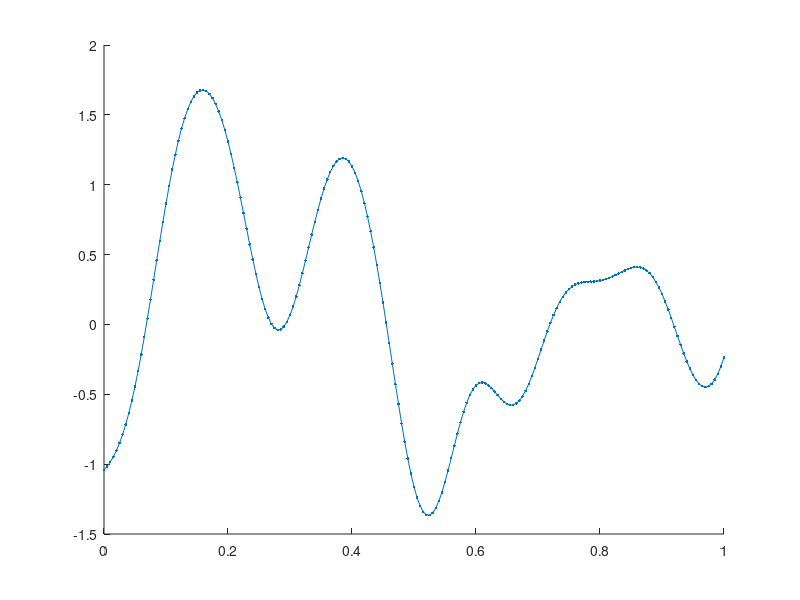

This chart was generated by the following MATLAB code:
kernel = 1
switch kernel
    case 1; k = @(x,y) exp(-100*(x-y)'*(x-y));
end

x = 0:0.005:1;
n = length(x);

c = zeros(n,n);
for i = 1:n
    for j = 1:n
        C(i,j) = k(x(i),x(j));
    end
end

u = randn(n,1)
[A,S,B] = svd(C);
z = A * sqrt(S) * u;

figure(2); hold on;
plot(x,z,'.-')


